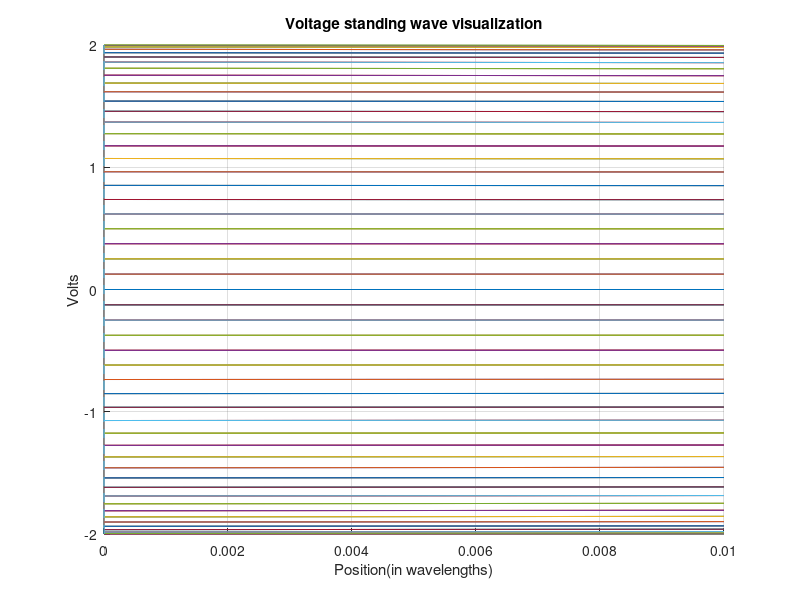

This figure's MATLAB source:
close all

%period
T = 1;

%wavelength
lambda = 1;

%wave number
B = 2 * pi / lambda;

%angular speed
w = 2 * pi / T;

%time resolution
dt = 0.01;

%line length
l = 0.01 * lambda;

%position
z = 0:0.01:l;

%reflection coefficient
gamma = 1.0

%phase(turns into a sine wave)
phi = 0;

figure()
axis([0 l -2 2])
hold on
for t = 0:dt:2*T
    v = cos( w*t - B*z + phi ) + gamma*cos( w*t + B*z + phi );
    plot(z,v);
end

%plot quarter wavelength lines
for x = 0:0.25:B
    plot([x x],[-2,2], '--')
end

ylabel('Volts')
xlabel('Position(in wavelengths)')
grid on
title('Voltage standing wave visualization')